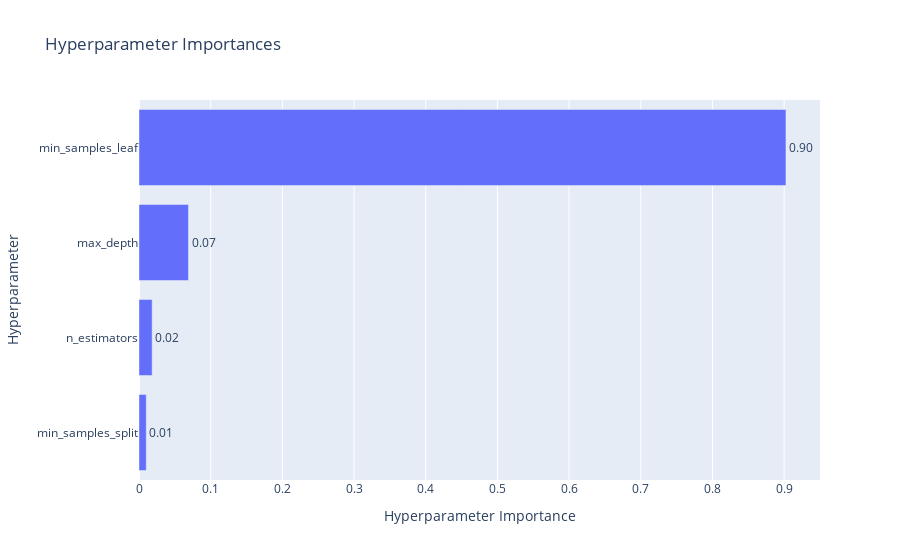

Notebook code for this chart:
### Code cell
# Visualize parameter importance
vis.plot_param_importances(study)

### Figure 1 — Plotly figure (JSON) as saved in the notebook; plotly's stock layout.template omitted (floating-point values rounded to 4 significant figures)
{"data": [{"cliponaxis": false, "hovertemplate": ["min_samples_split (IntDistribution): 0.010112820148344252<extra></extra>", "n_estimators (IntDistribution): 0.018333532918224888<extra></extra>", "max_depth (IntDistribution): 0.06904952915137663<extra></extra>", "min_samples_leaf (IntDistribution): 0.9025041177820542<extra></extra>"], "name": "Objective Value", "orientation": "h", "text": ["0.01", "0.02", "0.07", "0.90"], "textposition": "outside", "type": "bar", "x": [0.01011, 0.01833, 0.06905, 0.9025], "y": ["min_samples_split", "n_estimators", "max_depth", "min_samples_leaf"]}], "layout": {"title": {"text": "Hyperparameter Importances"}, "xaxis": {"title": {"text": "Hyperparameter Importance"}}, "yaxis": {"title": {"text": "Hyperparameter"}}}}
